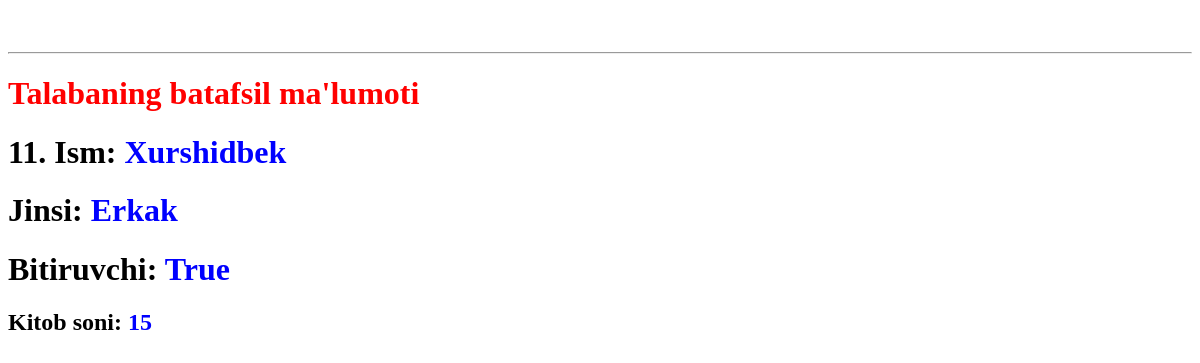
The page /talaba/11/ on the database as committed earlier.
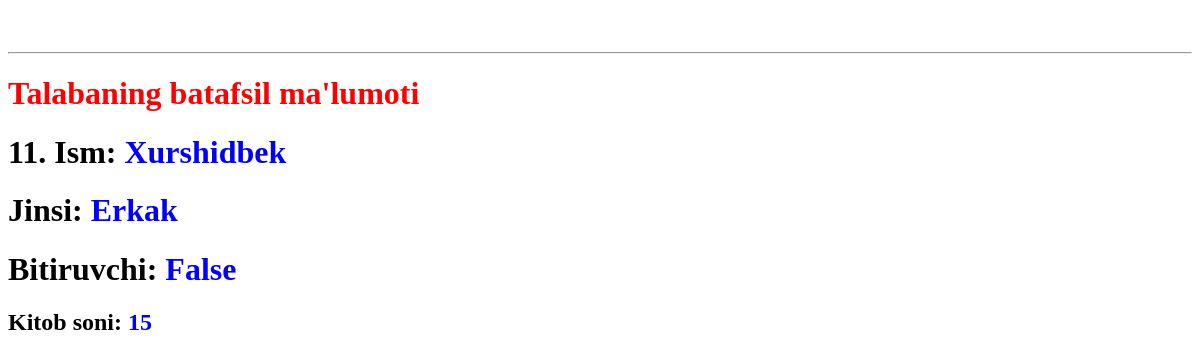
The same page on the database as committed later.
### yangi/models.py (models this page shows, shortened)
class Student(models.Model):
    ism = models.CharField(max_length=30)
    jins = models.CharField(max_length=10)
    bitiruvchi = models.BooleanField(default=False)
    kitob_soni = models.PositiveSmallIntegerField(default=0)
    user = models.OneToOneField(User, on_delete=models.CASCADE)

### yangi/views.py (the view)
# urls.py: path('talaba/<int:son>/',talaba),
def talaba(request, son):
    tal = {
        'student':Student.objects.get(id=son)
    }
    return render(request,'Mashq/talaba.html',tal)

### templates/Mashq/talaba.html (shortened to what this page needs)
<!DOCTYPE html>
<html lang="en">
<head>
</head>
<body>
<br>
<br>
<hr>
<h1 style="color:red;">Talabaning batafsil ma'lumoti</h1>
<h1>{{student.id}}. Ism: <font style="color:blue;">{{student.ism}}</font></h1>
<h1>Jinsi: <font style="color:blue;">{{student.jins}}</font></h1>
<h1>Bitiruvchi: <font style="color:blue;">{{student.bitiruvchi}}</font></h1>
<h2>Kitob soni: <font style="color:blue;">{{student.kitob_soni}}</font></h2>
<br>
<br>
</body>
</html>

Rows that differ between the two databases and show on the page:
changed Student "Xurshidbek": bitiruvchi "True" → "False"
